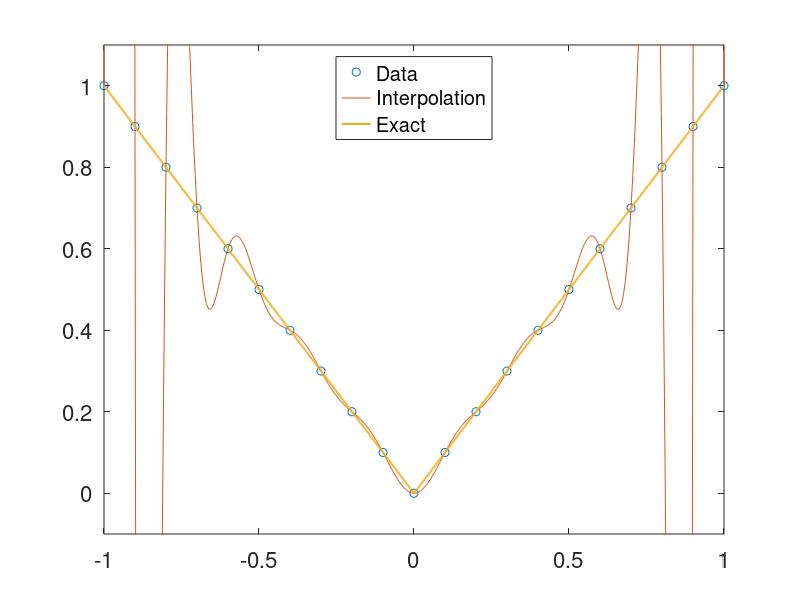

The MATLAB source for this figure:
% interpolate f(x) = |x|, -1 <= x <= +1 using polynomials
% Try uniform and chebyshev data
% Press Enter key to try with increasing number of data points

for N=2:20
   x = linspace(-1,+1,N+1);
   %t = linspace(0,pi,N+1); x = -cos(t);
   y = abs(x);
   P = polyfit(x,y,N);

   xs= linspace(-1,+1,1000);
   ys= polyval(P, xs);
   plot(x,y,'o',xs,ys,xs,abs(xs),'LineWidth',1.5);
   set(gca,'FontSize',16)
   axis([-1, 1, -0.1, 1.1])
   legend('Data','Interpolation','Exact','Location','North')
   pause
end
